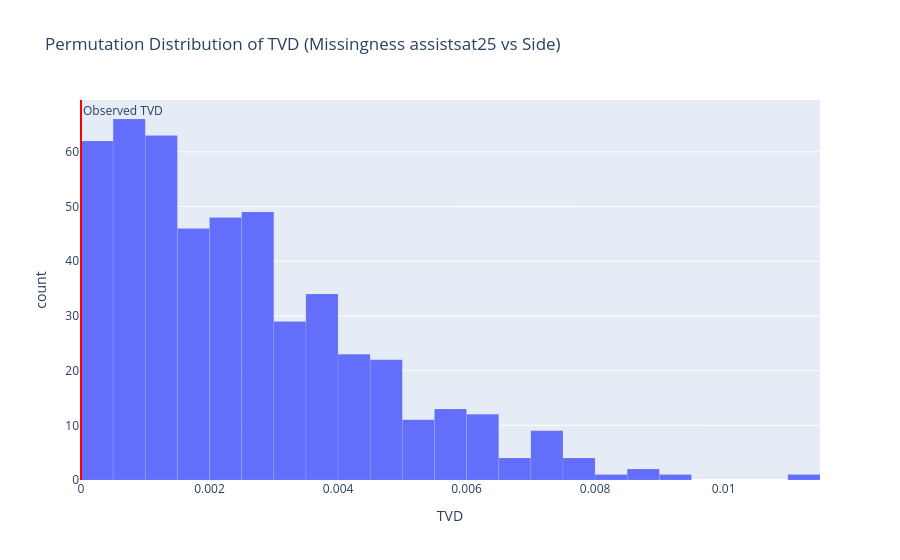

Here is the notebook cell this chart was saved with:
### Code cell
fig = px.histogram(
    x=tvds,
    nbins=30,
    title='Permutation Distribution of TVD (Missingness assistsat25 vs Side)',
    labels={'x': 'TVD'},
    
)

fig.add_vline(
    x=obs_tvd,
    line_color='red',
    annotation_text='Observed TVD'
)

fig.update_traces(
    marker_line_color='white',
    marker_line_width=0.1
)
fig.show()

fig.write_html(
    'assets/missingness_assistsat25_side.html',
    include_plotlyjs='cdn'
)

### Figure 1 — Plotly figure (JSON) as saved in the notebook; plotly's stock layout.template omitted (floating-point values rounded to 4 significant figures; data arrays with more than 128 entries replaced by an {"elided": "..."} marker saying what was removed)
{"data": [{"alignmentgroup": "True", "bingroup": "x", "hovertemplate": "TVD=%{x}<br>count=%{y}<extra></extra>", "legendgroup": "", "marker": {"color": "#636efa", "line": {"color": "white", "width": 0.1}, "pattern": {"shape": ""}}, "name": "", "nbinsx": 30, "offsetgroup": "", "orientation": "v", "showlegend": false, "type": "histogram", "x": {"elided": "500 float values"}, "xaxis": "x", "yaxis": "y"}], "layout": {"annotations": [{"showarrow": false, "text": "Observed TVD", "x": 0, "xanchor": "left", "xref": "x", "y": 1, "yanchor": "top", "yref": "y domain"}], "barmode": "relative", "legend": {"tracegroupgap": 0}, "shapes": [{"line": {"color": "red"}, "type": "line", "x0": 0, "x1": 0, "xref": "x", "y0": 0, "y1": 1, "yref": "y domain"}], "title": {"text": "Permutation Distribution of TVD (Missingness assistsat25 vs Side)"}, "xaxis": {"anchor": "y", "domain": [0, 1], "title": {"text": "TVD"}}, "yaxis": {"anchor": "x", "domain": [0, 1], "title": {"text": "count"}}}}
